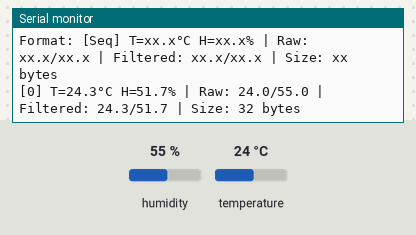
The program below on a simulated ESP32. Shown: the last lines printed to the serial monitor. Inputs (shaded band) come from the test bench; at power-on: humidity 55 %, temperature 24 °C. No radio packets arrive unless stated.

Above: at 4.2 s.
4.3 s: humidity set to 22 %
At 6.6 s:
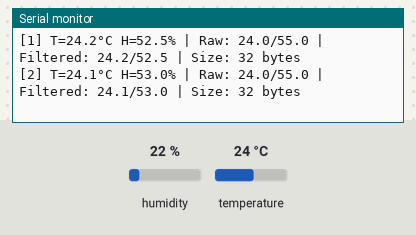
8.3 s: temperature set to 12 °C
At 9.9 s:
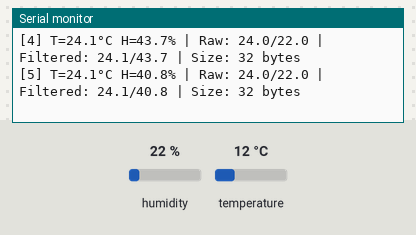
12.3 s: humidity set to 40 %
At 13.9 s:
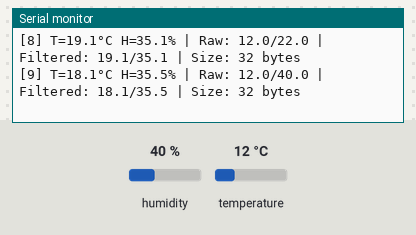
Timing chart, 0 to 15.4 s (numbered marks = the images above; inputs shaded):
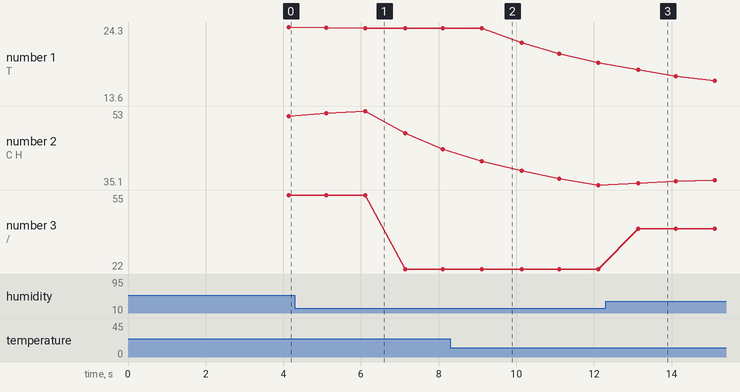

Measured:
- after the input at 12.3 s, the serial monitor: prints a new line after 0.84 s (image 3)
- plotted number 1: 24.1 → 19.1 after the input at 8.3 s
- plotted number 2: 51.7 → 43.7 after the input at 4.3 s, 35.1 → 38 after the input at 12.3 s
- plotted number 3: 55 → 22 after the input at 4.3 s, 22 → 40 after the input at 12.3 s

The program:

main.cpp
```cpp
#include <SPI.h>
#include <LoRa.h>
#include <DHT.h>

// ========== CONFIGURATION ==========
// LoRa SX1278 Ra-02 Pins
#define LORA_SCK    18
#define LORA_MISO   19
#define LORA_MOSI   23
#define LORA_SS     5
#define LORA_RST    14
#define LORA_DIO0   2
#define LORA_BAND   433E6  // 433MHz

// DHT11 Sensor
#define DHT_PIN     4
#define DHT_TYPE    DHT11

// Timing
#define SAMPLE_INTERVAL 1000  // ms - đọc cảm biến mỗi 1 giây

// ========== GLOBAL OBJECTS ==========
DHT dht(DHT_PIN, DHT_TYPE);

// ========== DATA STRUCTURES ==========
struct __attribute__((packed)) Packet {
  uint16_t seqNum;        // 2 bytes - Sequence number
  uint32_t timestamp;     // 4 bytes - Timestamp (ms)
  float temperature;      // 4 bytes - Temperature (°C)
  float humidity;         // 4 bytes - Humidity (%)
  uint16_t crc;          // 2 bytes - CRC checksum
  // Total: 16 bytes (packed, no padding)
};

// ========== KALMAN FILTER ==========
class SimpleKalmanFilter {
private:
  float Q; // Process noise covariance
  float R; // Measurement noise covariance
  float P; // Estimation error covariance
  float K; // Kalman gain
  float X; // Estimated value

public:
  SimpleKalmanFilter(float processNoise, float measurementNoise, float estimationError, float initialValue) {
    Q = processNoise;
    R = measurementNoise;
    P = estimationError;
    X = initialValue;
  }

  float update(float measurement) {
    // Prediction
    P = P + Q;

    // Update
    K = P / (P + R);
    X = X + K * (measurement - X);
    P = (1 - K) * P;

    return X;
  }

  float getEstimate() {
    return X;
  }
};

// Kalman filters cho temperature và humidity
SimpleKalmanFilter kfTemp(0.01, 0.5, 1, 25.0);  // Q, R, P, initial
SimpleKalmanFilter kfHumidity(0.01, 2.0, 1, 50.0);

// ========== HAMMING(7,4) FEC ==========
// Encode 4 bits thành 7 bits với Hamming code
uint8_t hammingEncode(uint8_t nibble) {
  // Extract 4 data bits
  uint8_t d1 = (nibble >> 3) & 1;
  uint8_t d2 = (nibble >> 2) & 1;
  uint8_t d3 = (nibble >> 1) & 1;
  uint8_t d4 = (nibble >> 0) & 1;

  // Calculate parity bits
  uint8_t p1 = d1 ^ d2 ^ d4;
  uint8_t p2 = d1 ^ d3 ^ d4;
  uint8_t p3 = d2 ^ d3 ^ d4;

  // Build 7-bit codeword: [p1 p2 d1 p3 d2 d3 d4]
  uint8_t codeword = 0;
  codeword |= (p1 << 6);
  codeword |= (p2 << 5);
  codeword |= (d1 << 4);
  codeword |= (p3 << 3);
  codeword |= (d2 << 2);
  codeword |= (d3 << 1);
  codeword |= (d4 << 0);

  return codeword;
}

// Encode 1 byte thành 2 codewords (mỗi nibble 1 codeword)
void hammingEncodeByte(uint8_t byte, uint8_t* output) {
  uint8_t highNibble = (byte >> 4) & 0x0F;
  uint8_t lowNibble = byte & 0x0F;

  output[0] = hammingEncode(highNibble);
  output[1] = hammingEncode(lowNibble);
}

// ========== CRC CALCULATION ==========
uint16_t calculateCRC(uint8_t* data, size_t length) {
  uint16_t crc = 0xFFFF;

  for (size_t i = 0; i < length; i++) {
    crc ^= data[i];
    for (uint8_t j = 0; j < 8; j++) {
      if (crc & 1) {
        crc = (crc >> 1) ^ 0xA001;
      } else {
        crc >>= 1;
      }
    }
  }

  return crc;
}

// ========== PACKET ENCODING WITH FEC ==========
void encodePacketWithFEC(Packet* pkt, uint8_t* output, size_t* outputLen) {
  // Convert struct to byte array
  uint8_t* rawData = (uint8_t*)pkt;

  // Calculate CRC (excluding CRC field itself)
  pkt->crc = calculateCRC(rawData, sizeof(Packet) - 2);

  // Encode each byte with Hamming
  *outputLen = 0;
  for (size_t i = 0; i < sizeof(Packet); i++) {
    hammingEncodeByte(rawData[i], &output[*outputLen]);
    *outputLen += 2;  // Each byte becomes 2 encoded bytes
  }
  // Total: 16 bytes * 2 = 32 bytes encoded
}

// ========== GLOBAL VARIABLES ==========
uint16_t sequenceNumber = 0;
unsigned long lastSampleTime = 0;

// Statistics
uint32_t totalPacketsSent = 0;
uint32_t dhtReadErrors = 0;

// ========== FORWARD DECLARATIONS ==========
void printStatistics();

// ========== SETUP ==========
void setup() {
  Serial.begin(115200);
  delay(1000);

  Serial.println("\n========================================");
  Serial.println("ESP32 TRANSMITTER");
  Serial.println("FEC + Kalman Filter + LoRa SX1278");
  Serial.println("========================================\n");

  // Initialize DHT11
  Serial.print("Initializing DHT11... ");
  dht.begin();
  delay(2000);  // DHT11 cần thời gian khởi động
  Serial.println("OK");

  // Initialize LoRa
  Serial.print("Initializing LoRa SX1278... ");
  SPI.begin(LORA_SCK, LORA_MISO, LORA_MOSI, LORA_SS);
  LoRa.setPins(LORA_SS, LORA_RST, LORA_DIO0);

  if (!LoRa.begin(LORA_BAND)) {
    Serial.println("FAILED!");
    Serial.println("Check wiring and module!");
    while (1) {
      delay(1000);
    }
  }
  Serial.println("OK");

  // Configure LoRa parameters
  Serial.println("\nConfiguring LoRa parameters:");
  LoRa.setSpreadingFactor(11);      // SF7 = fastest, shortest range
  Serial.println("  Spreading Factor: 11");

  LoRa.setSignalBandwidth(125E3);  // 125kHz bandwidth
  Serial.println("  Bandwidth: 125 kHz");

  LoRa.setCodingRate4(5);          // CR = 4/5
  Serial.println("  Coding Rate: 4/5");

  LoRa.setTxPower(20);             // Max power = 20dBm
  Serial.println("  TX Power: 20 dBm");

  LoRa.setSyncWord(0x12);          // Sync word (0x12 = private network)
  Serial.println("  Sync Word: 0x12");

  Serial.println("\n========================================");
  Serial.println("TRANSMITTER READY");
  Serial.println("========================================\n");
  Serial.println("Format: [Seq] T=xx.x°C H=xx.x% | Raw: xx.x/xx.x | Filtered: xx.x/xx.x | Size: xx bytes\n");

  lastSampleTime = millis();
}

// ========== MAIN LOOP ==========
void loop() {
  unsigned long currentTime = millis();

  // Check if it's time to sample
  if (currentTime - lastSampleTime >= SAMPLE_INTERVAL) {
    lastSampleTime = currentTime;

    // ===== READ SENSOR =====
    float rawTemp = dht.readTemperature();
    float rawHum = dht.readHumidity();

    // Check for DHT read errors
    if (isnan(rawTemp) || isnan(rawHum)) {
      dhtReadErrors++;
      Serial.print("[ERROR] DHT11 read failed (total errors: ");
      Serial.print(dhtReadErrors);
      Serial.println(")");
      return;  // Skip this cycle
    }

    // ===== APPLY KALMAN FILTER =====
    float filteredTemp = kfTemp.update(rawTemp);
    float filteredHum = kfHumidity.update(rawHum);

    // ===== CREATE PACKET =====
    Packet pkt;
    pkt.seqNum = sequenceNumber;
    pkt.timestamp = currentTime;
    pkt.temperature = filteredTemp;
    pkt.humidity = filteredHum;
    pkt.crc = 0;  // Will be calculated during encoding

    // ===== ENCODE WITH FEC =====
    uint8_t encodedData[64];  // Buffer for encoded packet
    size_t encodedLen;
    encodePacketWithFEC(&pkt, encodedData, &encodedLen);

    // ===== TRANSMIT VIA LoRa =====
    LoRa.beginPacket();
    LoRa.write(encodedData, encodedLen);
    LoRa.endPacket();

    totalPacketsSent++;
    sequenceNumber++;

    // ===== PRINT TO SERIAL =====
    Serial.print("[");
    Serial.print(pkt.seqNum);
    Serial.print("] ");

    Serial.print("T=");
    Serial.print(filteredTemp, 1);
    Serial.print("°C H=");
    Serial.print(filteredHum, 1);
    Serial.print("% | ");

    Serial.print("Raw: ");
    Serial.print(rawTemp, 1);
    Serial.print("/");
    Serial.print(rawHum, 1);
    Serial.print(" | ");

    Serial.print("Filtered: ");
    Serial.print(filteredTemp, 1);
    Serial.print("/");
    Serial.print(filteredHum, 1);
    Serial.print(" | ");

    Serial.print("Size: ");
    Serial.print(encodedLen);
    Serial.println(" bytes");

    // Print statistics every 50 packets
    if (totalPacketsSent % 50 == 0) {
      printStatistics();
    }
  }
}

// ========== STATISTICS ==========
void printStatistics() {
  Serial.println("\n========== STATISTICS ==========");
  Serial.print("Total packets sent: ");
  Serial.println(totalPacketsSent);
  Serial.print("DHT read errors: ");
  Serial.println(dhtReadErrors);
  Serial.print("Success rate: ");
  Serial.print(100.0 * (totalPacketsSent) / (totalPacketsSent + dhtReadErrors), 1);
  Serial.println("%");
  Serial.print("Uptime: ");
  Serial.print(millis() / 1000);
  Serial.println(" seconds");
  Serial.println("================================\n");
}
```
